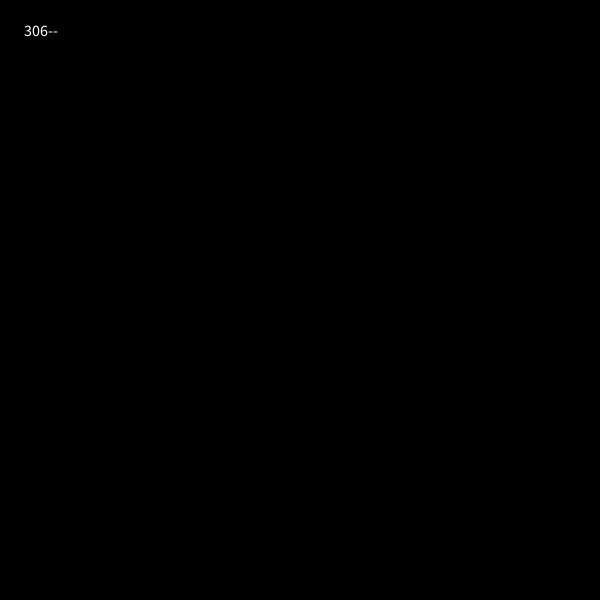
Frame 1 (no input)
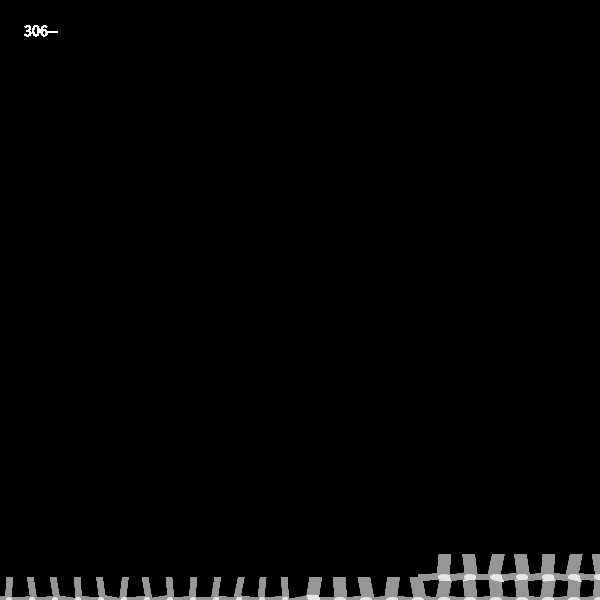
Frame 60 (the mouse pressed at the canvas centre just before this capture)
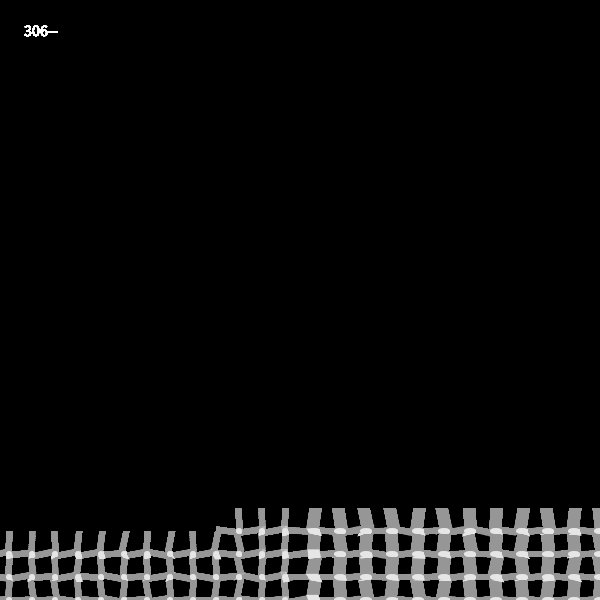
Frame 120 (the mouse held since frame 60 and released just before this capture)

The Processing sketch that drew these frames (run headless with seeded random() and noise(); from frame 60 on, the mouse is pressed at the canvas centre):

// Processing sketch: sketch_306
// ── sketch_306.pde
ArrayList<Unit> units;
int posx, posy;
float xstep, ystep;
float unitw, unith;
float sunit, bunit;

float last2, last3, last4;

void setup() {
  size(600, 600);
  background(0);
  pixelDensity(2);
  posx = width;
  posy = height;
  units = new ArrayList<Unit>();

  xstep = 20;
  ystep = 20;

  sunit = 3;
  bunit = sunit*2;
}

void draw() {
  //background(0);
  fill(255);
  textSize(16);
  text("306--", 24, 36);

  if (posx < width/2 - xstep) {
    unitw = sunit;
  } else {
    unitw = bunit;
  }

  if (posy > height/2 - ystep) {
    unith = sunit;
  } else {
    unith = bunit;
  }

  if ((posy > height/2 - ystep && posy < height/2 + ystep/2) || 
      (posx > width/2 - xstep && posx < width/2 + xstep/2)) {
    Unit su = new SquareUnit(posx, posy, unitw, unith);  
    units.add(su);
  } 
  else {
    Unit u = new Unit(posx, posy, unitw, unith);  
    units.add(u);
  }


  posx -= xstep + unitw;
  if (posx < -20) {
    posy -= ystep + unitw;
    posx = width;
  }
  if (posy < -50) {
    noLoop();
  }
  for (Unit u1 : units) {
    u1.display();
  }
}
// ── SquareUnit.pde
class SquareUnit extends Unit {

  SquareUnit (float x_, float y_, float w_, float h_) {
    super(x_, y_, w_, h_);
  }
  void display() {
    pushMatrix();
    translate(x, y);

    fill(150, 100);
    noStroke();

    beginShape();
    vertex(xstep + xoff, 0);
    vertex(xstep+2*w + xoff, 0);
    vertex(xstep+2*w - xoff, ystep);
    vertex(xstep - xoff, ystep);
    endShape(CLOSE);

    beginShape();
    vertex(0, ystep + yoff);
    vertex(xstep, ystep - yoff);
    vertex(xstep, ystep+2*h - yoff);
    vertex(0, ystep+2*h + yoff);
    endShape(CLOSE);

    centerShape();

    popMatrix();
  }
  
  void centerShape() {
    fill(230);

    beginShape();
    vertex(xstep - xoff, ystep - yoff);
    vertex(xstep+w*2 - xoff, ystep - yoff);
    vertex(xstep+w*2 + xoff, ystep+h*2 + xoff);
    vertex(xstep + xoff, ystep+h*2 + yoff);
    endShape(CLOSE);
  }
}
// ── Unit.pde
float x, y;
float w, h;
float xoff, yoff;

class Unit {
  Unit(float x_, float y_, float w_, float h_) {

    x = x_;
    y = y_;
    w = w_;
    h = h_;

    xoff = random(-2.5, 2.5);
    yoff = random(-2.5, 2.5);
  }

  void display() {
    pushMatrix();
    translate(x, y);

    fill(150, 100);
    noStroke();

    beginShape();
    vertex(xstep + xoff, 0);
    vertex(xstep+2*w + xoff, 0);
    vertex(xstep+2*w - xoff, ystep+h);
    vertex(xstep - xoff, ystep+h);
    endShape(CLOSE);

    beginShape();
    vertex(0, ystep + yoff);
    vertex(xstep+w, ystep - yoff);
    vertex(xstep+w, ystep+2*h - yoff);
    vertex(0, ystep+2*h + yoff);
    endShape(CLOSE);

    centerShape();

    popMatrix();
  }

  void centerShape() {
    fill(230);
    ellipse(xstep+w, ystep+h, w*2, h*2);
  }
}
